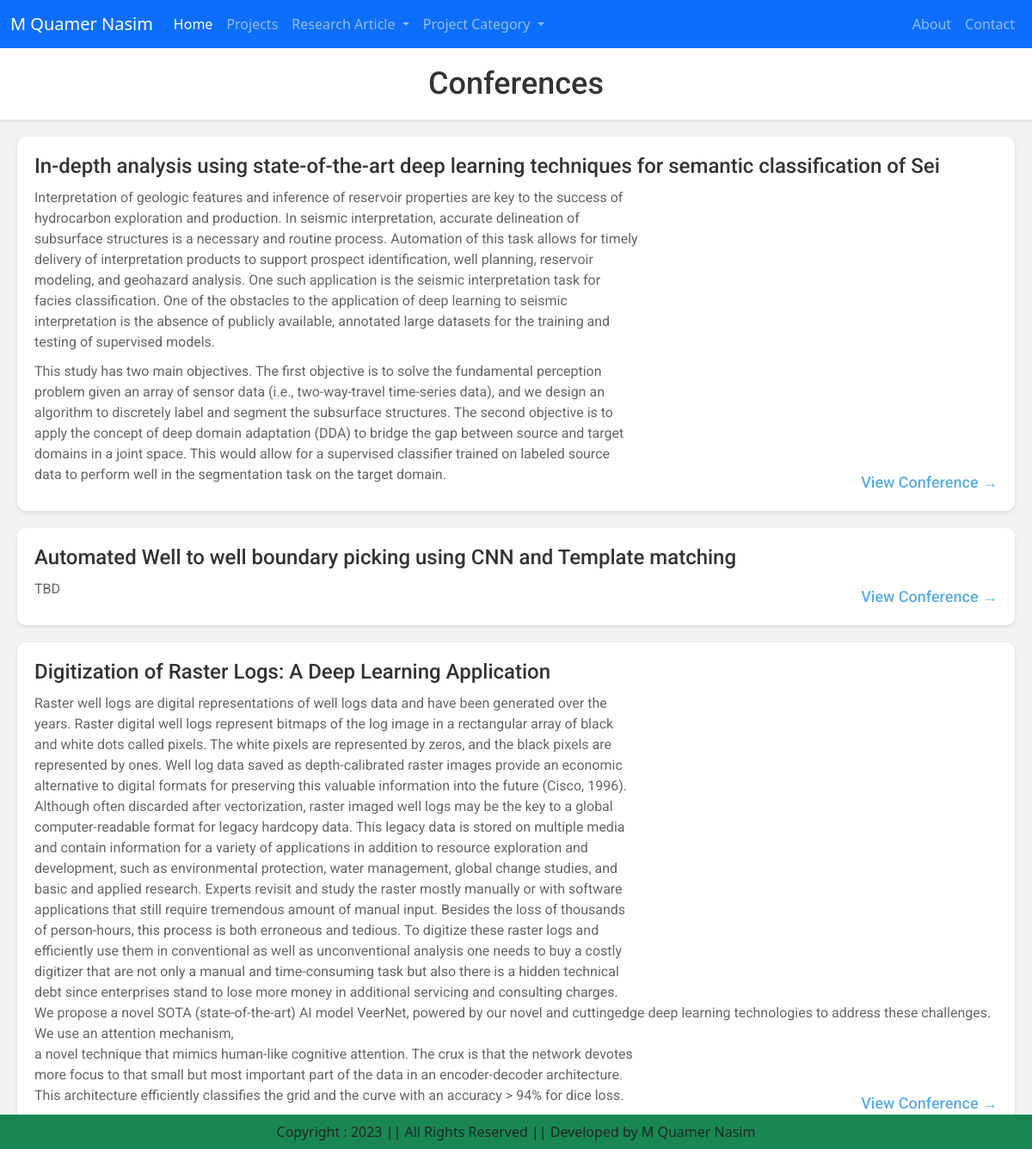
Page /conferences_info/ on the committed database.
### apps/client_facing/models.py (models this page shows)
class Research(models.Model):
    title = models.CharField(max_length=200)
    abstract = models.TextField()
    article_type = models.CharField(choices=ARTICLE_TYPE_CHOICES, max_length=100)
    author_names = models.CharField(max_length=200, default="")
    image = models.ImageField(upload_to='research/', blank=True)
    link = models.URLField(blank=True)

### apps/user_facing/views.py (the view)
# urls.py: path('conferences_info/', views.ResearchInfoView.as_view(), name='conferences_info'),
class ResearchInfoView(View):
    def get(self, request):
        if request.path=="/publications_info/":
            researches = Research.objects.filter(article_type='Publications')
            return render(request, 'user_facing/publications.html', {'researches': researches})
        elif request.path=="/conferences_info/":
            researches = Research.objects.filter(article_type='Conferences')
            return render(request, 'user_facing/conferences.html', {'researches': researches})
        elif request.path=="/preprints_info/":
            researches = Research.objects.filter(article_type='PrePrints')
            return render(request, 'user_facing/preprints.html', {'researches': researches})
        else:
            return redirect('/')

### templates/user_facing/conferences.html (shortened to what this page needs)
{% extends 'base.html' %}
{% load static %}
{% block main-content %}
  <div class="proj">
    <header>
      <h1>Conferences</h1>
    </header>
    {% if researches %}
      <ul>
        {% for conference in researches %}
          <li>
            <h2>{{ conference.title }}</h2>
            <p>{{ conference.abstract|linebreaks }}</p>
            <a href="#">View Conference &rarr;</a>
          </li>
        {% endfor %}
      </ul>
    {% else %}
      <p>No conference found.</p>
    {% endif %}
  </div>
{% endblock main-content %}

### static/css/style.css (style rules this page uses)
.proj { font-family: 'Roboto', sans-serif; font-size: 16px; color: #333; background-color: #f2f2f2; margin: 0; padding: 0; }
.proj header { background-color: #fff; box-shadow: 0 2px 4px rgba(0, 0, 0, 0.1); padding: 20px; text-align: center; }
.proj h1 { font-size: 36px; margin: 0; color: #333; }
.proj ul { list-style: none; margin: 0; padding: 0; }
.proj li { background-color: #fff; box-shadow: 0 2px 4px rgba(0, 0, 0, 0.1); margin: 20px; padding: 20px; border-radius: 10px; transition: all 0.3s ease; position: relative; }
.proj h2 { font-size: 24px; margin: 0 0 10px 0; color: #333; }
.proj p { margin: 0 0 10px 0; color: #666; }
.proj a { color: #3498db; text-decoration: none; position: absolute; bottom: 20px; right: 20px; font-size: 18px; font-weight: 500; transition: all 0.3s ease; opacity: 0.8; }

### rows in the picture
Research: title "In-depth analysis using state-of-the-art deep learning techniques for semantic classification of Sei", abstract "Interpretation of geologic features and inference of reservoir properties are key to the success of hydrocarbon exploration and production. In seismic interpretation, accurate delineation of subsurface structures is a necessary and routine process. Automation of this task allows for timely delivery of interpretation products to support prospect identification, well planning, reservoir modeling, and geohazard analysis. One such application is the seismic interpretation task for facies classification. One of the obstacles to the application of deep learning to seismic interpretation is the absence of publicly available, annotated large datasets for the training and testing of supervised…"
Research: title "Automated Well to well boundary picking using CNN and Template matching", abstract "TBD"
Research: title "Digitization of Raster Logs: A Deep Learning Application", abstract "Raster well logs are digital representations of well logs data and have been generated over the years. Raster digital well logs represent bitmaps of the log image in a rectangular array of black and white dots called pixels. The white pixels are represented by zeros, and the black pixels are represented by ones. Well log data saved as depth-calibrated raster images provide an economic alternative to digital formats for preserving this valuable information into the future (Cisco, 1996). Although often discarded after vectorization, raster imaged well logs may be the key to a global computer-readable format for legacy hardcopy data. This legacy data is stored on multiple media and contain…"
